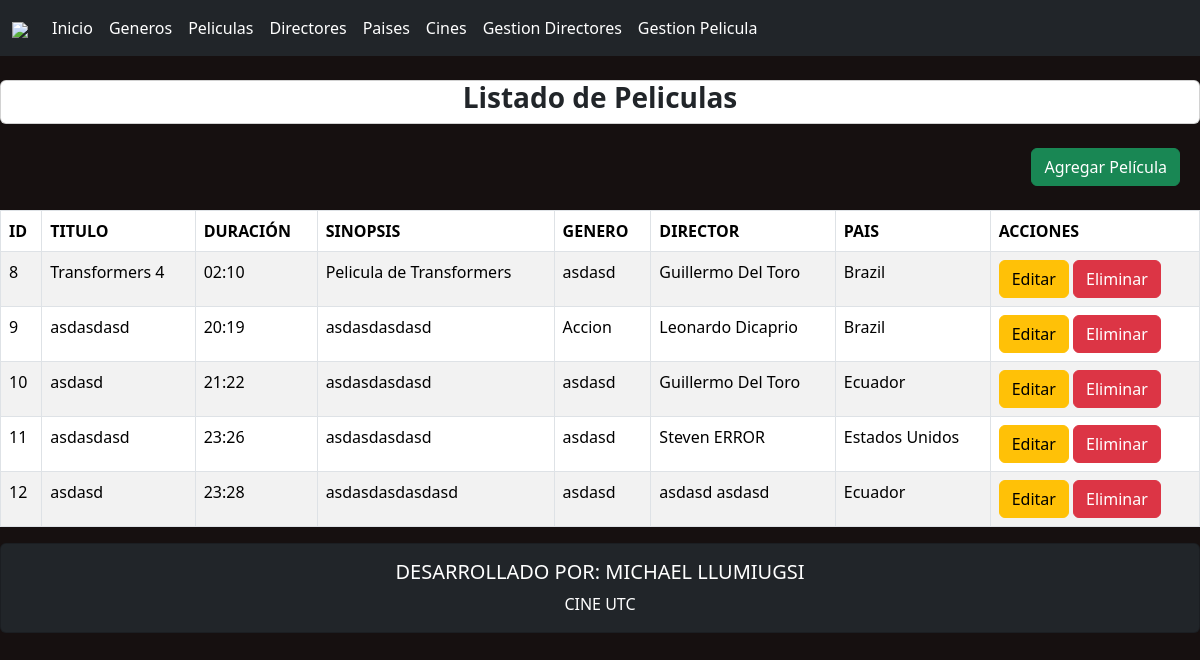
/listadoPeliculas/, run on the app's committed database.
### Aplicaciones/Cartelera/models.py (models this page shows, shortened)
class Pelicula(models.Model):
    id=models.AutoField(primary_key=True)
    titulo=models.CharField(max_length=250)
    duracion=models.TimeField(null=True)
    sinopsis=models.TextField()
    genero=models.ForeignKey(Genero, on_delete=models.CASCADE)  #CLAVE FORANEA de Genero Y CON MODELO CASCADA PARA LA ELIMINACION
    director=models.ForeignKey(Director, on_delete=models.CASCADE)
    pais=models.ForeignKey(Pais, on_delete=models.CASCADE, null=True)
    portada=models.FileField(upload_to='portadas', null=True, blank=True)

class Genero(models.Model):
    id=models.AutoField(primary_key=True)
    nombre=models.CharField(max_length=25)
    descripcion=models.CharField(max_length=150, default='')
    foto=models.FileField(upload_to='generos', null=True, blank=True)
    def __str__(self):
        fila="{0}"
        return fila.format(self.nombre)

class Director(models.Model):
    id=models.AutoField(primary_key=True)
    dni=models.CharField(max_length=15)
    nombre=models.CharField(max_length=50)
    apellido=models.CharField(max_length=50)
    estado=models.BooleanField(default=True)
    foto=models.FileField(upload_to='directores', null=True, blank=True)
    def __str__(self):
        fila="{0} {1}"
        return fila.format(self.nombre, self.apellido)

class Pais(models.Model):
    id=models.AutoField(primary_key=True)
    nombre=models.CharField(max_length=50)
    continente=models.CharField(max_length=50)
    capital=models.CharField(max_length=50)
    def __str__(self):
        fila="{0}"
        return fila.format(self.nombre)

### Aplicaciones/Cartelera/views.py (the view)
# urls.py: path('listadoPeliculas/',views.listadoPeliculas, name='listadoPeliculas'),
def listadoPeliculas(request):
    peliculasBdd=Pelicula.objects.all()
    return render(request,"listadoPeliculas.html", {'peliculas':peliculasBdd})

### Aplicaciones/Cartelera/templates/listadoPeliculas.html (shortened to what this page needs)
{%  extends "./plantilla.html" %}
{% block body %}
<!DOCTYPE html>
<html lang="es">
<head>
</head>
<body>
    <br>
    <div class="card">
        <div class="card-tile text-center">
            <h3>
                <b>Listado de Peliculas</b>
            </h3>
        </div>
    </div>
    <br>
    <div class="text-end" style="margin-right: 20px;">
        <a href="{% url 'nuevaPelicula' %}" class="btn btn-success">Agregar Película</a>
    </div>
    <br>
    <table class="table table-bordered table-striped table-hover" id="tbl-peliculas">
        <thead>
            <tr>
                <th>ID</th>
                <th>TITULO</th>
                <th>DURACIÓN</th>
                <th>SINOPSIS</th>
                <th>GENERO</th>
                <th>DIRECTOR</th>
                <th>PAIS</th>
                <th>ACCIONES</th>
            </tr>
        </thead>
        <tbody>
            {% for peliculaTemporal in peliculas %}
            <tr>
                <td>{{peliculaTemporal.id}} </td>
                <td> {{peliculaTemporal.titulo}} </td>
                <td>{{peliculaTemporal.duracion}} </td>
                <td> {{peliculaTemporal.sinopsis}} </td>
                <td>{{peliculaTemporal.genero}} </td>
                <td>{{peliculaTemporal.director}} </td>
                <td> {{peliculaTemporal.pais}} </td>
                <td>
                    <a href="{% url 'editarPelicula' peliculaTemporal.id %}" class="btn btn-warning">Editar</a>
                    <a href="{% url 'eliminarPelicula' peliculaTemporal.id %}" onclick="return confirm('¿ESTAS SEGURO DE ELIMINAR ESTA PELICULA?')" class="btn btn-danger">Eliminar</a>
                </td>
            </tr>
            {% endfor%}
        </tbody>
    </table>
</body>
</html>
{% endblock %}

### Aplicaciones/Cartelera/templates/plantilla.html (style rules this page uses)
body { background-color: rgb(22, 16, 16); }

### data on the page
Pelicula: id "8", titulo "Transformers 4", duracion "02:10", sinopsis "Pelicula de Transformers", genero "asdasd", director "Guillermo Del Toro", pais "Brazil"
Pelicula: id "9", titulo "asdasdasd", duracion "20:19", sinopsis "asdasdasdasd", genero "Accion", director "Leonardo Dicaprio", pais "Brazil"
Pelicula: id "10", titulo "asdasd", duracion "21:22", sinopsis "asdasdasdasd", genero "asdasd", director "Guillermo Del Toro", pais "Ecuador"
Pelicula: id "11", titulo "asdasdasd", duracion "23:26", sinopsis "asdasdasdasd", genero "asdasd", director "Steven ERROR", pais "Estados Unidos"
Pelicula: id "12", titulo "asdasd", duracion "23:28", sinopsis "asdasdasdasdasd", genero "asdasd", director "asdasd asdasd", pais "Ecuador"
